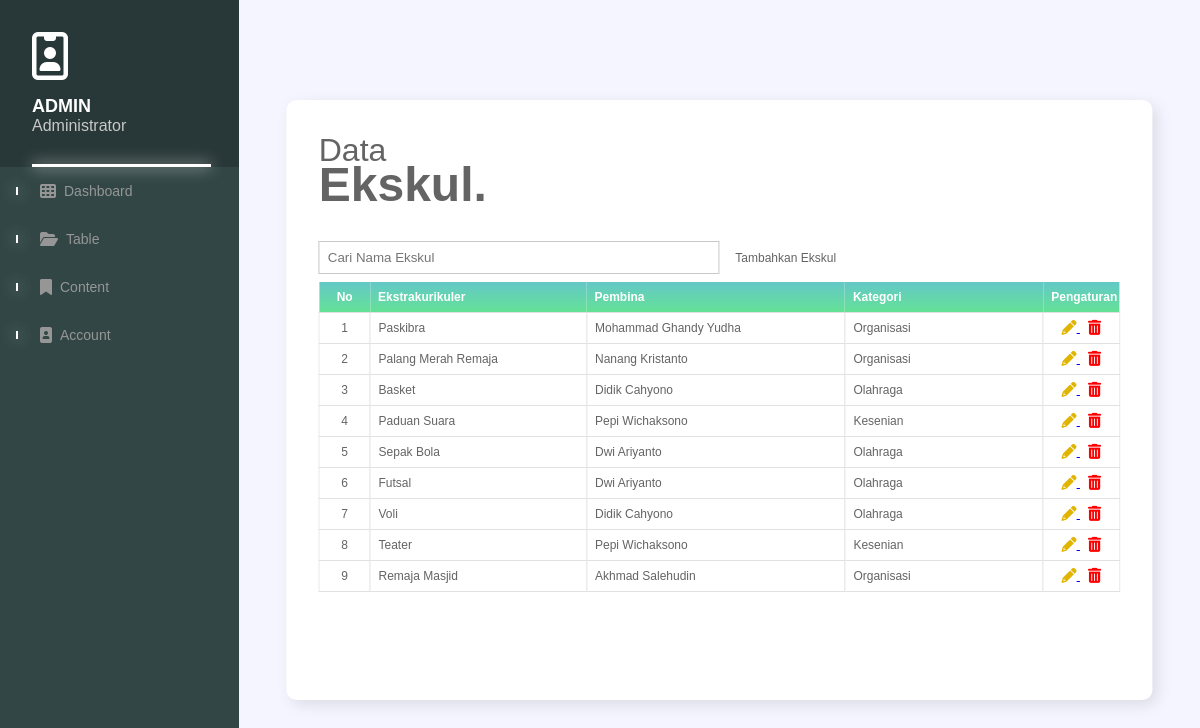
/admin/index.php?halaman=dataEkskul (signed in), run on the app's committed database.
### tables this page shows
CREATE TABLE `extra` (
  `id` int(11) NOT NULL,
  `nama_extra` varchar(50) NOT NULL,
  `deskripsi` varchar(1000) NOT NULL,
  `Gambar` varchar(1000) NOT NULL,
  `kategori` varchar(50) NOT NULL,
  `nama_pembina` varchar(50) NOT NULL
);

### admin/dataEkskul.php (the view, shortened to what this page needs)
<?php
    include "../connect.php";
    $query = mysqli_query($conn,"SELECT * FROM extra");
?>
<div class="user-log">
        <header class="user-head">
            <h5>Data<br><span>Ekskul.</span></h5>
        </header>
        <div class="search">
            <input type="text" class="search-box" placeholder="Cari Nama Ekskul" onkeyup="searchData()">
            <a href="index.php?halaman=editEkskul">
                Tambahkan Ekskul
            </a>
        </div>
        <div class="user-container">
            <table>
                <tr>
                    <th>No</th>
                    <th>Ekstrakurikuler</th>
                    <th>Pembina</th>
                    <th>Kategori</th>
                    <th>Pengaturan</th>
                </tr>
                <?php if($query):?>
                <?php $i = 1; ?>
                <?php foreach($query as $a):?>
                    <tr>
                        <td><?php echo $i++;?></td>
                        <td class="search-parameter"><?php echo $a['nama_extra']; ?></td>
                        <td><?php echo $a['nama_pembina']; ?></td>
                        <td><?php echo $a['kategori']; ?></td>
                        <td>
                            <a href="../update/updateEkskul.php?id=<?php echo $a['id'];?>">
                            </a>
                            <a href="deleteEkskul.php?id=<?php echo $a['id'];?>">
                            </a>
                        </td>
                    </tr>
                <?php endforeach;?>
                <?php endif;?>
            </table>
        </div>
    </div>

### admin/style.css (style rules this page uses)
* { padding: 0; margin: 0; box-sizing: border-box; font-family: Arial, Helvetica, sans-serif; user-select: none; }
.user-log { position: absolute; display: flex; top: 50%; left: 50%; transform: translate(-50%, -50%); padding: 32px; width: 90%; height: 75%; max-height: 90%; flex-direction: column; background: rgb(255, 255, 255); box-shadow: 5px 5px 15px rgba(0, 0, 0, 0.1); border-radius: 10px; }
.user-head h5 { font-weight: 400; font-size: 32px; color: rgb(100, 100, 100); }
.user-head h5 span { line-height: 32px; font-weight: 600; font-size: 48px; }
.user-container { margin-top: 8px; height: 100%; overflow: scroll; }
.user-container table { width: 100%; border-collapse: collapse; overflow: hidden; }
.user-container table th { padding: 8px; min-width: 125px; background: linear-gradient( to bottom, rgb(100, 200, 200), rgb(100, 225, 150) ); color: rgb(255, 255, 255); text-align: center; font-size: 12px; }
.user-container table td { padding: 8px; border: 1px solid rgb(225, 225, 225); text-align: center; font-size: 12px; color: rgb(100, 100, 100); }
.user-container table th, .user-container table td { text-align: left; }
table th:nth-child(1), table th:last-child, table td:nth-child(1), table td:last-child { text-align: center; min-width: 24px; max-width: 48px; }
.search { display: flex; margin-top: 32px; align-items: center; gap: 8px; }
.search-box { width: 50%; padding: 8px; border: 1px solid rgb(200, 200, 200); outline: none; background: none; }
.search a { display: flex; align-items: center; gap: 8px; text-decoration: none; font-size: 12px; color: rgb(100, 100, 100); }

### data on the page
extra: nama_extra "Paskibra", nama_pembina "Mohammad Ghandy Yudha", kategori "Organisasi"
extra: nama_extra "Palang Merah Remaja", nama_pembina "Nanang Kristanto", kategori "Organisasi"
extra: nama_extra "Basket", nama_pembina "Didik Cahyono", kategori "Olahraga"
extra: nama_extra "Paduan Suara", nama_pembina "Pepi Wichaksono", kategori "Kesenian"
extra: nama_extra "Sepak Bola", nama_pembina "Dwi Ariyanto", kategori "Olahraga"
extra: nama_extra "Futsal", nama_pembina "Dwi Ariyanto", kategori "Olahraga"
extra: nama_extra "Voli", nama_pembina "Didik Cahyono", kategori "Olahraga"
extra: nama_extra "Teater", nama_pembina "Pepi Wichaksono", kategori "Kesenian"
extra: nama_extra "Remaja Masjid", nama_pembina "Akhmad Salehudin", kategori "Organisasi"
